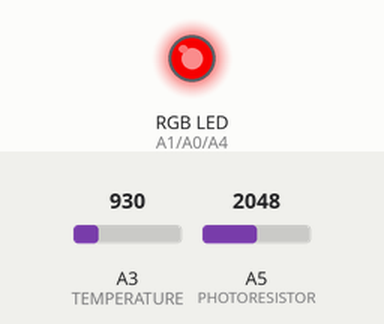
Simulated run of this sketch. Board: Particle Photon. On the bench: an RGB LED mixed from three pins (HIGH = lit). Inputs (shaded band) come from the test bench; at power-on: A3 (TEMPERATURE) = 930, A5 (PHOTORESISTOR) = 2048. Dim RGB values are drawn brighter than linear.

Above: at 1.2 s.
1.3 s: A3 (TEMPERATURE) set to 809
At 2.4 s:
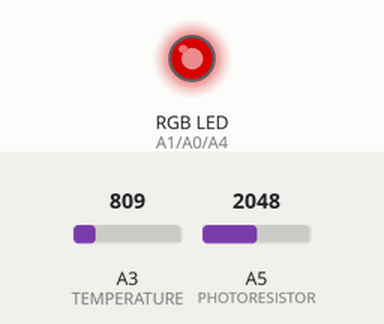
3.0 s: A5 (PHOTORESISTOR) set to 3603
At 3.6 s:
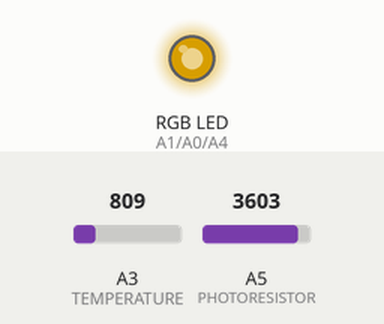
4.5 s: A3 (TEMPERATURE) set to 697
At 4.8 s:
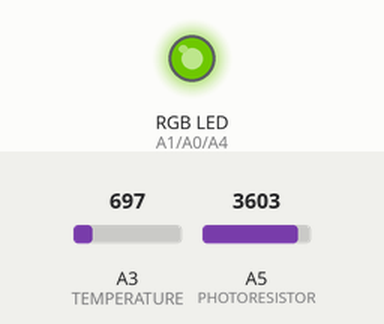
6.0 s: A5 (PHOTORESISTOR) set to 4095
At 7.2 s:
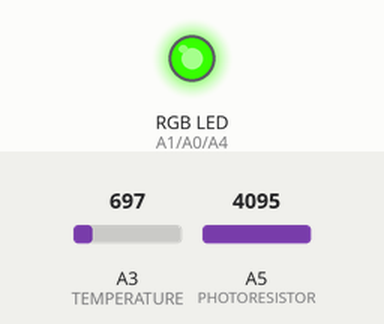
7.5 s: A3 (TEMPERATURE) set to 1004
At 8.4 s:
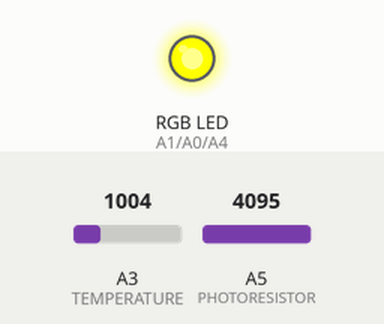
9.0 s: A5 (PHOTORESISTOR) set to 3603
At 9.6 s:
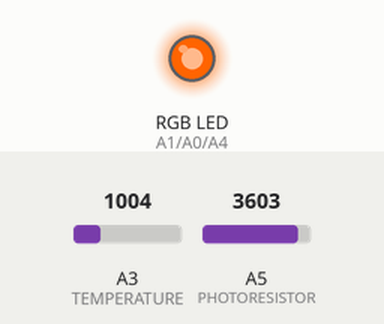
Timing chart, 0 to 11.5 s (numbered marks = the images above; inputs shaded):
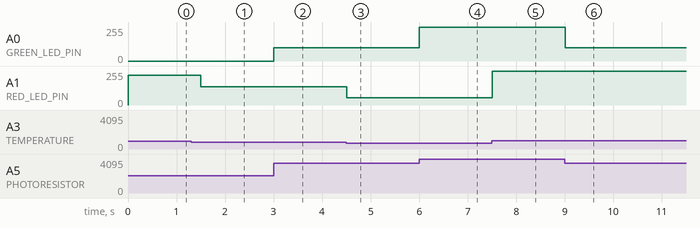

The sketch:

main.ino
```cpp
//#define DHT 1

double temperature = 0.0;
int light = 0;

int humidity = 0;
int temperatureFromDht = 0;
int ms = 0;

const int RED_LED_PIN = A1;
const int GREEN_LED_PIN = A0;
const int BLUE_LED_PIN = A4;

const int TEMPERATURE = A3;
const int PHOTORESISTOR = A5;
const int DHT11 = D0;

char chordRegister[2048] = "";
char getData[2048] = "";

void setup() {
#ifdef DHT
  Spark.variable("humidity", &humidity, INT);
  Spark.variable("temperature2", &temperatureFromDht, INT);
  pinMode(DHT11, INPUT_PULLUP);
#endif

  Spark.variable("temperature", &temperature, DOUBLE);
  Spark.variable("light", &light, INT);

  Spark.variable("register", &chordRegister, STRING);
  Spark.variable("getData", &getData, STRING);

  pinMode(TEMPERATURE, INPUT);
  pinMode(PHOTORESISTOR, INPUT);

  pinMode(RED_LED_PIN, OUTPUT);
  pinMode(GREEN_LED_PIN, OUTPUT);
  pinMode(BLUE_LED_PIN, OUTPUT);

  updateChordRegister();
  updateGetData();
}

double getTemperature() {
  int temperatureReading = 0;
  double voltage = 0.0;

  // Keep reading the sensor value so when we make an API
  // call to read its value, we have the latest one
  temperatureReading = analogRead(TEMPERATURE);

  // The returned value from the Core is going to be in the range from 0 to 4095
  // Calculate the voltage from the sensor reading
  voltage = (temperatureReading * 3.3) / 4095;

  // Calculate the temperature and update our static variable
  return (voltage - 0.5) * 100;
}

int getLight() {
  int lightReading = analogRead(PHOTORESISTOR);
  // Conversion from 0-4095 to 0-255 scale
  lightReading = lightReading/16;
  return lightReading;
}

void setDiodeColor(int diode, int value) {
  if (value < 0) value = 0;
  if (value > 255) value = 255;

  analogWrite(diode, value);
}

void loop() {
#ifdef DHT
  if (millis()-ms > 10000) {
    readDht11(DHT11, &humidity, &temperatureFromDht);
    ms = millis();
  }
#endif

  temperature = getTemperature();

  int redAdj = (temperature*9);
  setDiodeColor(RED_LED_PIN, redAdj);

  light = getLight();
  // -210 is to make the changes more aparant, will be multiplicated
  int greenAdj = light-210;
  greenAdj = greenAdj*6.7;
  setDiodeColor(GREEN_LED_PIN, greenAdj);

  updateGetData();
  delay(250);
}

#ifdef DHT
int readDht11(int pin, int *humidityI, int *temperatureI) {
  uint8_t data[] = {0, 0, 0, 0, 0};
  noInterrupts();

//   // Initial protocol, rules are:
//   // Go to LOW >= 18 ms then HIGH, tells DHT11 we want data
//   // DHT11 responds low, high, low in 80 microsecond intervals
//   // if we don't read that, we return with an error.
  pinMode(pin, OUTPUT);
  digitalWrite(pin, LOW);
  delay(20);
  pinMode(pin, INPUT_PULLUP);
  if (detect_edge(pin, HIGH, 10, 200) == -1) {
    return -1;
  }
  if (detect_edge(pin, LOW, 10, 200) == -1) {
    return -1;
  }
  if (detect_edge(pin, HIGH, 10, 200) == -1) {
    return -1;
  }

//   // Getting the data, whoa need to check the protocol here
  for (uint8_t i = 0; i < 40; i++) {
    if (detect_edge(pin, LOW, 10, 200) == -1) {
      return -1;
    }

    int counter = detect_edge(pin, HIGH, 10, 200);
    if (counter == -1)
      return -1;

    data[i/8] <<= 1;

    if (counter > 4) {
      data[i/8] |= 1;
    }
  }
  interrupts();

//   // Validate the data, last part is a checksum
  if (data[4] != ((data[0]+data[1]+data[2]) & 0xFF))
      return -1;

  *humidityI = data[0];
  *temperatureI = data[2];

   return 0;
}

int detect_edge(int pin, int val, int interval, int timeout) {
  int counter = 0;
  while (digitalRead(pin) == val && counter < timeout) {
    delayMicroseconds(interval);
    ++counter;
  }

  if (counter > timeout) {
    return -1;
  }

  return counter;
}
#endif

void updateChordRegister() {
  int key;
  String name;

  String accessToken = "fca18535974a364f88989f51ac2ef84dd91a8285";
  String deviceId;
  #ifdef DHT
  deviceId = "54ff6f066678574950300667";
  key = 13;
  name = "laser_penguin";
  #else
  deviceId = "53ff6f066667574830460967";
  key = 42;
  name = "SparkleParty";
  #endif
  char contentUrl[256];
  sprintf(contentUrl, "https://api.spark.io/v1/devices/%s/getData?access_token=%s", deviceId.c_str(), accessToken.c_str());

  String str = "{\"key\": \"%d\", \"name\": \"%s\", \"contentUrl\": \"%s\"}";

  sprintf(chordRegister, str.c_str(), key, name.c_str(), contentUrl);
}

void updateGetData() {
  // Return json
  #ifdef DHT
  String str = "{\"ponystring\": \"моя маленькая пони\", \"temperature\": \"%f\", \"light\": \"%d\", \"temperature2\": \"%d\", \"humidity\": \"%d\"}";
  sprintf(getData, str.c_str(), temperature, light, temperatureFromDht, humidity);
  #else
  String str = "{\"ponystring\": \"моя маленькая пони\", \"temperature\": \"%f\", \"light\": \"%d\"}";
  sprintf(getData, str.c_str(), temperature, light);
  #endif
}
```

sensors.cpp
```cpp
#include "application.h"

double getTemperature(int pin) {
  int temperatureReading = 0;
  double voltage = 0.0;

  // Keep reading the sensor value so when we make an API
  // call to read its value, we have the latest one
  temperatureReading = analogRead(pin);

  // The returned value from the Core is going to be in the range from 0 to 4095
  // Calculate the voltage from the sensor reading
  voltage = (temperatureReading * 3.3) / 4095;

  // Calculate the temperature and update our static variable
  return (voltage - 0.5) * 100;
}

int getLight(int pin) {
  int lightReading = analogRead(pin);
  // Conversion from 0-4095 to 0-255 scale
  lightReading = lightReading/16;
  return lightReading;
}

void setDiodeColor(int diode, int value) {
  if (value < 0) value = 0;
  if (value > 255) value = 255;

  analogWrite(diode, value);
}
```

Measured:
- after the input at 1.3 s, A1 (RED_LED_PIN): 224/255 → 136/255 after 0.20 s
- after the input at 3.0 s, A0 (GREEN_LED_PIN): 0/255 → 100/255 at once
- after the input at 4.5 s, A1 (RED_LED_PIN): 136/255 → 55/255 at once
- after the input at 6.0 s, A0 (GREEN_LED_PIN): 100/255 → 255/255 at once
- after the input at 7.5 s, A1 (RED_LED_PIN): 55/255 → 255/255 at once
- after the input at 9.0 s, A0 (GREEN_LED_PIN): 255/255 → 100/255 at once
